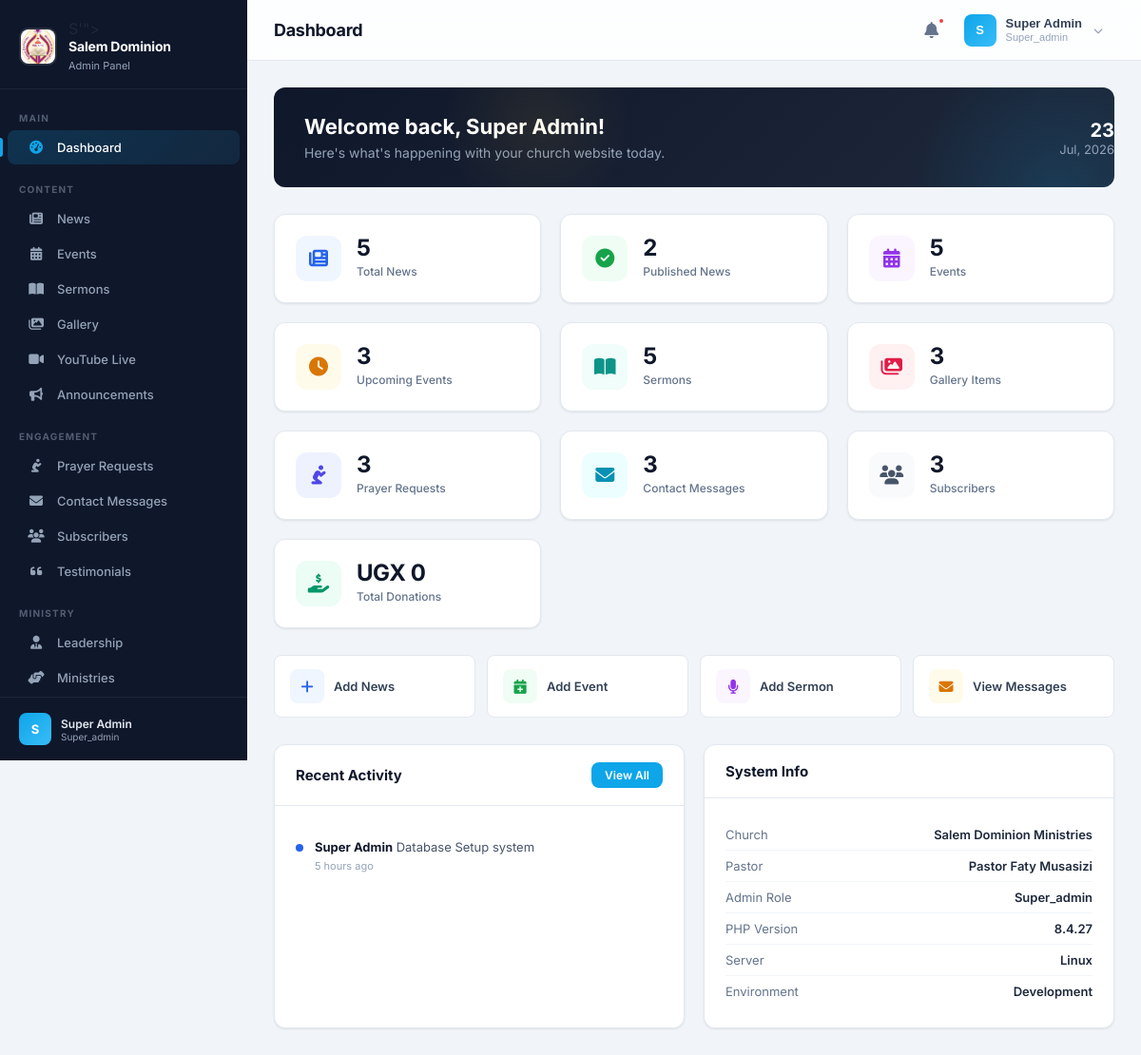
Page /admin/dashboard.php (signed in) on the committed database.
### tables this page shows
CREATE TABLE `activity_logs` (
  `id` int(11) NOT NULL,
  `user_id` int(11) DEFAULT NULL,
  `action` varchar(255) NOT NULL,
  `module` varchar(100) DEFAULT NULL,
  `details` text DEFAULT NULL,
  `ip_address` varchar(45) DEFAULT NULL,
  `user_agent` text DEFAULT NULL,
  `created_at` timestamp NOT NULL DEFAULT current_timestamp()
);

### admin/dashboard.php (the view, shortened to what the rows shown need)
<?php
require_once __DIR__ . '/../includes/auth.php';
$dbAdmin = Database::getNamed('admin');
$admin = currentAdmin();
$section = $_GET['section'] ?? 'dashboard';
$sectionTitle = ucwords(str_replace('-', ' ', $section));
?>
<!DOCTYPE html>
<html lang="en">
<head>
    <link rel="stylesheet" href="https://cdnjs.cloudflare.com/ajax/libs/font-awesome/6.5.1/css/all.min.css">
</head>
<body>
    <aside class="sidebar" id="sidebar">
        <div class="sidebar-header">
            <div class="sidebar-brand">
                <h2>Salem Dominion</h2>
            </div>
        </div>
    </aside>
    <main class="main-content">
        <header class="topbar">
            <div class="topbar-left">
                <h1 class="topbar-title"><?= $sectionTitle ?></h1>
            </div>
        </header>
        <div class="content-area">
            <?php if ($section === 'dashboard'): ?>
                <div class="welcome-banner animate-in">
                    <h1>Welcome back, <?= sanitize($admin['name'] ?? 'Admin') ?>!</h1>
                </div>
                <div class="grid-2">
                    <div class="card animate-in">
                        <div class="card-body">
                            <ul class="activity-list">
                                <?php
                                try {
                                    $recentLogs = $dbAdmin->fetchAll(
                                        "SELECT al.*, au.full_name FROM activity_logs al LEFT JOIN admin_users au ON al.user_id = au.id ORDER BY al.created_at DESC LIMIT 6"
                                    );
                                    if (empty($recentLogs)) {
                                        echo '<li class="activity-item"><div class="activity-text" style="color:#94a3b8;">No recent activity recorded.</div></li>';
                                    } else {
                                        foreach ($recentLogs as $log) {
                                            $colorMap = ['login' => 'blue', 'logout' => 'blue', 'created' => 'green', 'updated' => 'amber', 'deleted' => 'red'];
                                            $dotColor = $colorMap[$log['action']] ?? 'blue';
                                            echo '<li class="activity-item">';
                                            echo '<div class="activity-dot ' . $dotColor . '"></div>';
                                            echo '<div>';
                                            echo '<div class="activity-text"><strong>' . sanitize($log['full_name'] ?? 'System') . '</strong> ' . sanitize($log['action']) . ' ' . sanitize($log['module'] ?? '') . '</div>';
                                            echo '<div class="activity-time">' . timeAgo($log['created_at']) . '</div>';
                                            echo '</div>';
                                            echo '</li>';
                                        }
                                    }
                                } catch (Exception $e) {
                                    echo '<li class="activity-item"><div class="activity-text" style="color:#94a3b8;">Unable to load activity logs.</div></li>';
                                }
                                ?>
                            </ul>
                        </div>
                    </div>
                </div>
            <?php endif; ?>
        </div>
    </main>
</body>
</html>

### rows in the picture
activity_logs: admin_users.full_name "Super Admin", action "Database Setup", module "system", created_at "5 hours ago"

### other values in the picture
$groupName "MAIN"
$item['label'] "Dashboard"
$groupName "CONTENT"
$item['label'] "News"
$item['label'] "Events"
$item['label'] "Sermons"
$item['label'] "Gallery"
$item['label'] "YouTube Live"
$item['label'] "Announcements"
$groupName "ENGAGEMENT"
$item['label'] "Prayer Requests"
$item['label'] "Contact Messages"
$item['label'] "Subscribers"
$item['label'] "Testimonials"
$groupName "MINISTRY"
